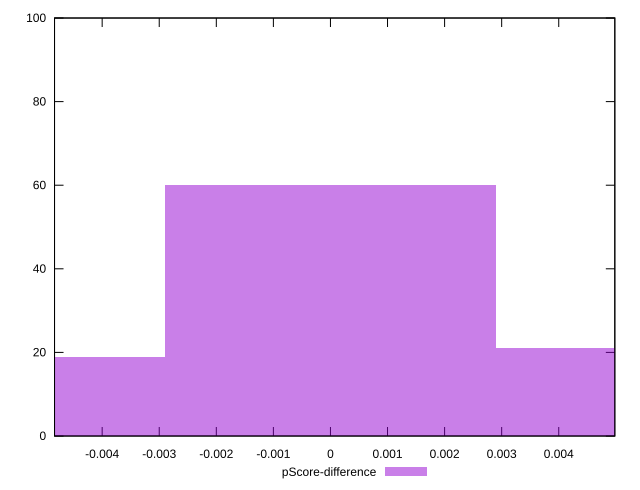

This chart was generated by the following gnuplot code:
reset

$pScoreDifference <<EOF
0 60
-0.005786457824448096 19
0.005786457824448096 21
EOF

set key outside below
set boxwidth 0.005786457824448096
set xrange [-0.004834576132416668:0.0049825772686042935]
set yrange [0:100]
set trange [0:100]
set style fill transparent solid 0.5 noborder
set terminal svg size 640, 490 enhanced background rgb 'white'
set output "reprap/first-cpu-idle/samples/pages+cached+noexternal+nomedia+nocss+nojs/pScore-difference/histogram.svg"

plot $pScoreDifference title "pScore-difference" with boxes

reset
